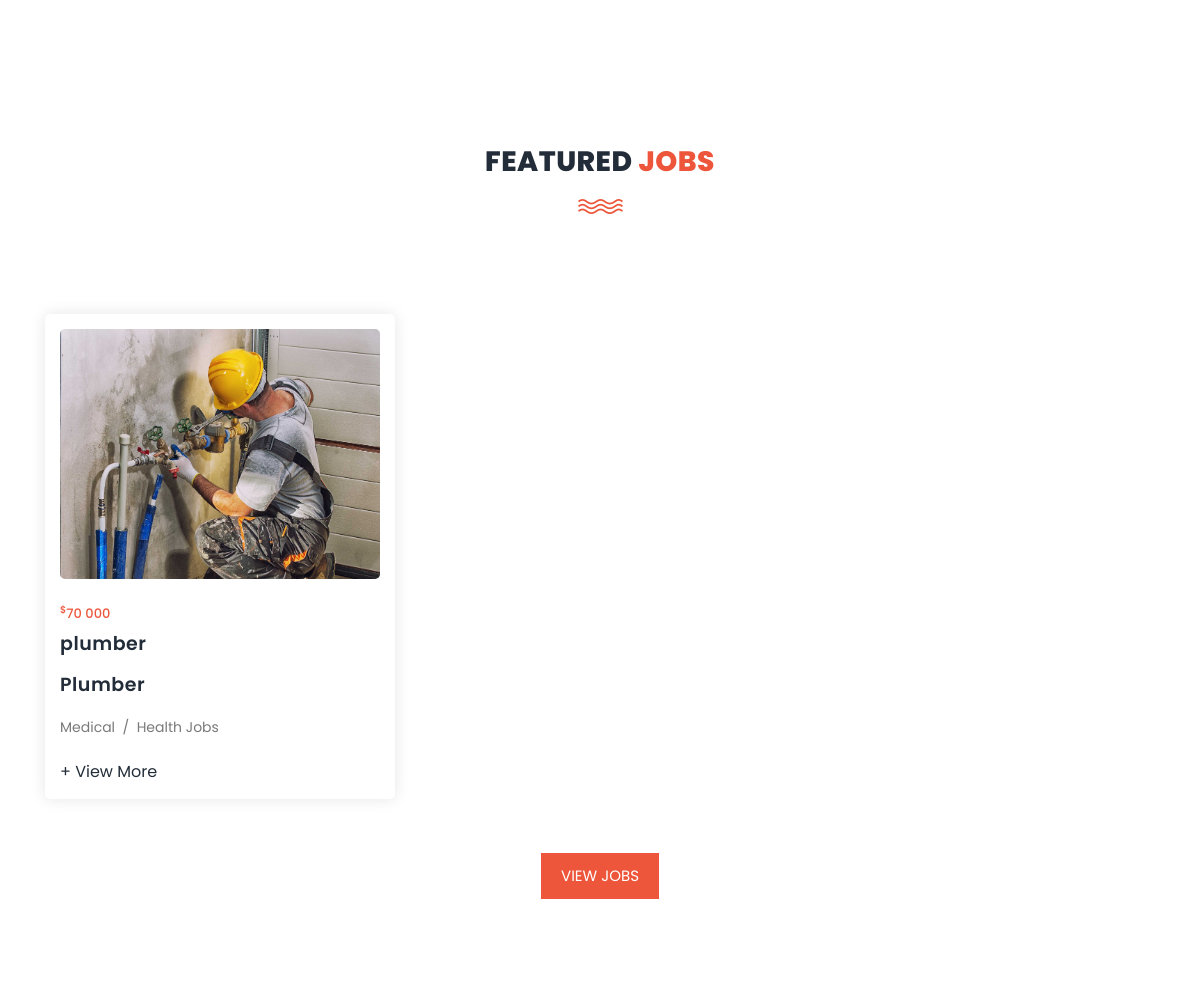
The page /employer_home (signed in, middle part) on the database as committed earlier.
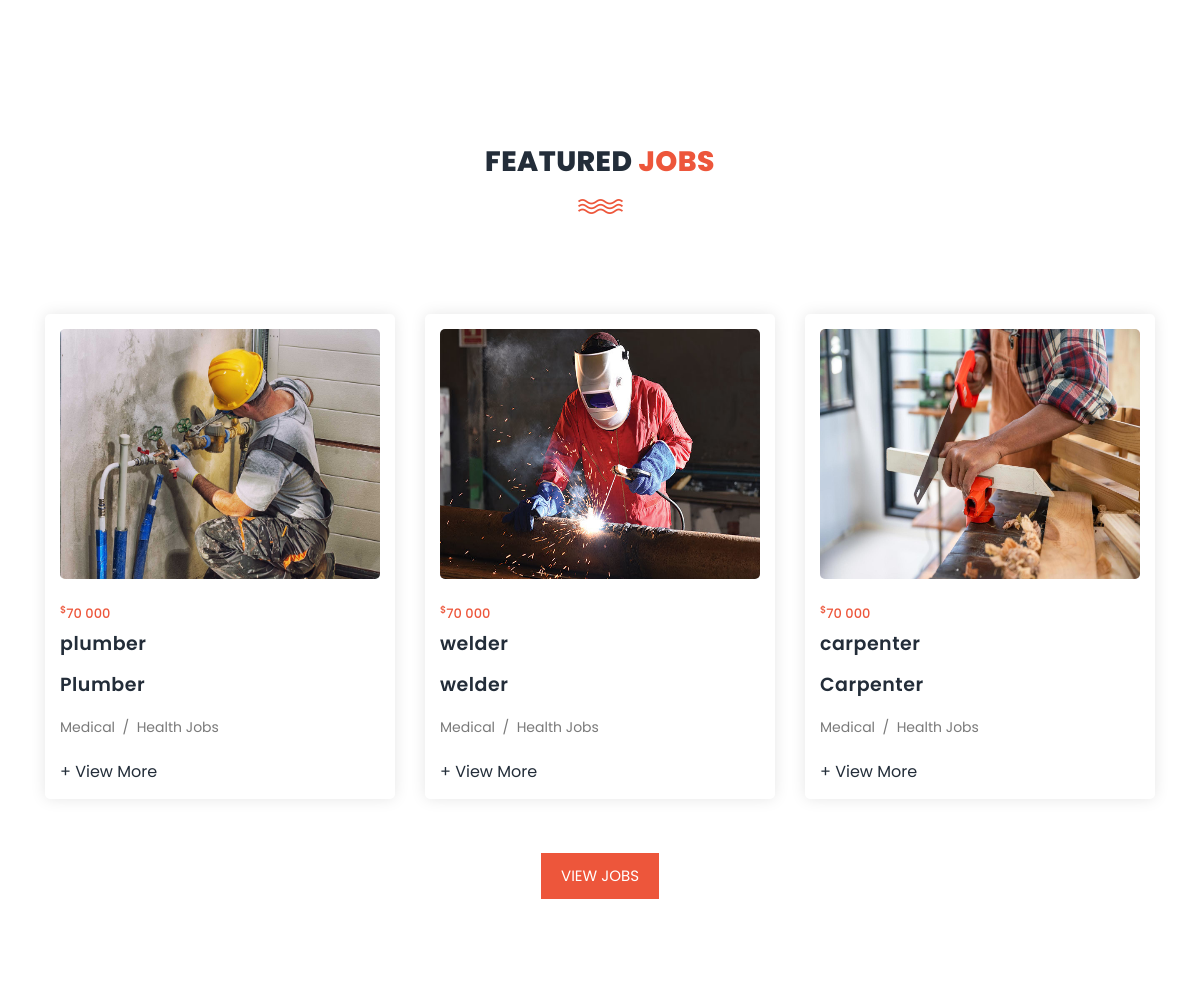
The same page on the database as committed later.
### app/models.py (models this page shows, shortened)
class JobCategory(models.Model):
    job_choices=(
        ('plumber','plumber'),
        ('carpenter','carpenter'),
        ('welder','welder'),
        ('Cooking','Cooking'),
        ('Tile worker','Tile worker'),
        ('painter','painter'),
        ('interior designer','interior designer'),
        ('gardner','gardner'),
        ('Laundry and ironing', 'Laundry and ironing')
    )
    job_name=models.CharField(choices=job_choices,max_length=50)
    image = models.FileField(upload_to='jobs')
    job_details = models.CharField(max_length=150)

### app/views.py (the view)
# urls.py: path('employer_home', views.employer_home, name="employer_home"),
def employer_home(request):
    data = CustomUser.objects.get(id=request.user.id)
    jobs = JobCategory.objects.all()
    context = {
        'user': data,
        'jobs':jobs
    }
    return render(request, 'Employer/employer-home.html', context)

### templates/Employer/employer-home.html (shortened to what this page needs)
<!DOCTYPE html>
<html lang="en">
  <head>
    {% load static %}
    <link rel="stylesheet"  href="{% static 'css/bootstrap.min.css' %}">
    <link rel="stylesheet" href="{% static 'css/font-awesome.css' %}">
    <link rel="stylesheet" href="{% static 'css/style.css' %}">
    </head>
    <body>
    {% block content %}
    <div class="main-banner" id="top">
    </div>
    {% endblock %}
    {% block non_block %}
    <section class="section" id="trainers">
        <div class="container">
            <div class="row">
                <div class="col-lg-6 offset-lg-3">
                    <div class="section-heading">
                        <h2>Featured <em>Jobs</em></h2>
                        <img src="{% static 'images/line-dec.png' %}" alt="">
                    </div>
                </div>
            </div>
            <div class="row">
            {% for job in jobs|slice:":3" %}
                <div class="col-lg-4">
                    <div class="trainer-item">
                        <div class="image-thumb">
                            <img src="{{ job.image.url }}" alt="">
                        </div>
                        <div class="down-content">
                            <span> <sup>$</sup>70 000 </span>
                            <h4>{{ job.job_name }}</h4>
                            <h4>{{ job.job_details }}</h4>
                            <p>Medical &nbsp;/&nbsp; Health Jobs</p>
                            <ul class="social-icons">
                                <li><a href="{% url 'view_jobs'%}">+ View More</a></li>
                            </ul>
                        </div>
                    </div>
                </div>
            {% endfor %}
            </div>
            <br>
            <div class="main-button text-center">
                <a href="{% url 'view_jobs'%}">View Jobs</a>
            </div>
        </div>
    </section>
    {% endblock %}
    {% block job %}
    <br><br>
    {% endblock %}
  </body>
</html>

### static/css/style.css (style rules this page uses)
html, body, div, span, applet, object, iframe, h1, h2, h3, h4, h5, h6, p, blockquote, div pre, a, abbr, acronym, address, big, cite, code, del, dfn, em, font, img, ins, kbd, q, s, samp, small, strike, strong, sub, sup, tt, var, b, u, i, center, dl, dt, dd, ol, ul, li, figure, header, nav, section, article, aside, footer, figcaption { margin: 0; padding: 0; border: 0; outline: 0; }
ul, li { padding: 0; margin: 0; list-style: none; }
header, nav, section, article, aside, footer, hgroup { display: block; }
* { box-sizing: border-box; }
html, body { font-family: 'Poppins', sans-serif; font-weight: 400; background-color: #fff; font-size: 16px; -ms-text-size-adjust: 100%; -webkit-font-smoothing: antialiased; -moz-osx-font-smoothing: grayscale; }
a { text-decoration: none !important; }
h1, h2, h3, h4, h5, h6 { margin-top: 0px; margin-bottom: 0px; }
ul { margin-bottom: 0px; }
p { font-size: 14px; line-height: 25px; color: #7a7a7a; }
html, body { background: #fff; font-family: 'Poppins', sans-serif; }
.section-heading { text-align: center; margin-top: 140px; margin-bottom: 80px; }
.section-heading h2 { font-size: 28px; font-weight: 800; color: #232d39; text-transform: uppercase; letter-spacing: 0.5px; margin-top: 0px; margin-bottom: 0px; }
.section-heading h2 em { font-style: normal; color: #ed563b; }
.section-heading img { margin: 20px auto; }
.main-button a { display: inline-block; font-size: 15px; padding: 12px 20px; background-color: #ed563b; color: #fff; text-align: center; font-weight: 400; text-transform: uppercase; transition: all .3s; }
.main-banner { position: relative; }
#trainers { padding-bottom: 90px; }
#trainers .trainer-item { background-color: #fff; border-radius: 5px; box-shadow: 0px 0px 15px rgba(0,0,0,0.1); padding: 15px; margin-bottom: 30px; }
#trainers .trainer-item img { width: 100%; height: 250px; border-radius: 5px; }
#trainers .trainer-item span { font-size: 13px; font-weight: 500; color: #ed563b; display: inline-block; margin-top: 25px; margin-bottom: 10px; }
#trainers .trainer-item h4 { font-size: 19px; font-weight: 600; color: #232d39; letter-spacing: 0.5px; margin-bottom: 18px; }
#trainers .trainer-item p { margin-bottom: 20px; }
ul.social-icons li { display: inline-block; margin-right: 12px; }
ul.social-icons li:last-child { margin-right: 0px; }
ul.social-icons li a { color: #232d39; transition: all .3s; }
a { color: #ed563b; }

Rows that differ between the two databases and show on the page:
added JobCategory: image (picture), job_name "welder", job_details "welder"
added JobCategory: image (picture), job_name "carpenter", job_details "Carpenter"
